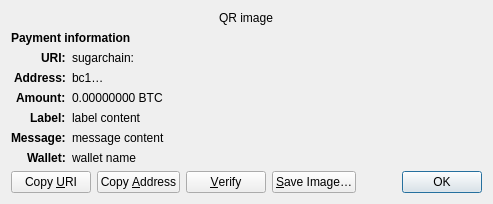
<?xml version="1.0" encoding="UTF-8"?>
<ui version="4.0">
 <class>ReceiveRequestDialog</class>
 <widget class="QDialog" name="ReceiveRequestDialog">
  <property name="geometry">
   <rect>
    <x>0</x>
    <y>0</y>
    <width>413</width>
    <height>229</height>
   </rect>
  </property>
  <property name="windowTitle">
   <string>Request payment to …</string>
  </property>
  <layout class="QGridLayout" name="gridLayout" columnstretch="0,1">
   <property name="sizeConstraint">
    <enum>QLayout::SetFixedSize</enum>
   </property>
   <item row="0" column="0" colspan="2" alignment="Qt::AlignHCenter">
    <widget class="QRImageWidget" name="qr_code">
     <property name="text">
      <string notr="true">QR image</string>
     </property>
     <property name="textInteractionFlags">
      <set>Qt::NoTextInteraction</set>
     </property>
    </widget>
   </item>
   <item row="1" column="0" colspan="2">
    <widget class="QLabel" name="payment_header">
     <property name="font">
      <font>
       <weight>75</weight>
       <bold>true</bold>
      </font>
     </property>
     <property name="text">
      <string>Payment information</string>
     </property>
     <property name="textInteractionFlags">
      <set>Qt::NoTextInteraction</set>
     </property>
    </widget>
   </item>
   <item row="2" column="0" alignment="Qt::AlignRight|Qt::AlignTop">
    <widget class="QLabel" name="uri_tag">
     <property name="font">
      <font>
       <weight>75</weight>
       <bold>true</bold>
      </font>
     </property>
     <property name="text">
      <string notr="true">URI:</string>
     </property>
     <property name="textFormat">
      <enum>Qt::PlainText</enum>
     </property>
     <property name="textInteractionFlags">
      <set>Qt::NoTextInteraction</set>
     </property>
    </widget>
   </item>
   <item row="2" column="1" alignment="Qt::AlignTop">
    <widget class="QLabel" name="uri_content">
     <property name="text">
      <string notr="true">sugarchain:</string>
     </property>
     <property name="textFormat">
      <enum>Qt::RichText</enum>
     </property>
     <property name="wordWrap">
      <bool>true</bool>
     </property>
     <property name="textInteractionFlags">
      <set>Qt::TextSelectableByMouse</set>
     </property>
    </widget>
   </item>
   <item row="3" column="0" alignment="Qt::AlignRight|Qt::AlignTop">
    <widget class="QLabel" name="address_tag">
     <property name="font">
      <font>
       <weight>75</weight>
       <bold>true</bold>
      </font>
     </property>
     <property name="text">
      <string>Address:</string>
     </property>
     <property name="textInteractionFlags">
      <set>Qt::NoTextInteraction</set>
     </property>
    </widget>
   </item>
   <item row="3" column="1" alignment="Qt::AlignTop">
    <widget class="QLabel" name="address_content">
     <property name="text">
      <string notr="true">bc1…</string>
     </property>
     <property name="textFormat">
      <enum>Qt::PlainText</enum>
     </property>
     <property name="textInteractionFlags">
      <set>Qt::TextSelectableByMouse</set>
     </property>
    </widget>
   </item>
   <item row="4" column="0" alignment="Qt::AlignRight|Qt::AlignTop">
    <widget class="QLabel" name="amount_tag">
     <property name="font">
      <font>
       <weight>75</weight>
       <bold>true</bold>
      </font>
     </property>
     <property name="text">
      <string>Amount:</string>
     </property>
     <property name="textInteractionFlags">
      <set>Qt::NoTextInteraction</set>
     </property>
    </widget>
   </item>
   <item row="4" column="1" alignment="Qt::AlignTop">
    <widget class="QLabel" name="amount_content">
     <property name="text">
      <string notr="true">0.00000000 BTC</string>
     </property>
     <property name="textFormat">
      <enum>Qt::PlainText</enum>
     </property>
     <property name="textInteractionFlags">
      <set>Qt::TextSelectableByMouse</set>
     </property>
    </widget>
   </item>
   <item row="5" column="0" alignment="Qt::AlignRight|Qt::AlignTop">
    <widget class="QLabel" name="label_tag">
     <property name="font">
      <font>
       <weight>75</weight>
       <bold>true</bold>
      </font>
     </property>
     <property name="text">
      <string>Label:</string>
     </property>
     <property name="textInteractionFlags">
      <set>Qt::NoTextInteraction</set>
     </property>
    </widget>
   </item>
   <item row="5" column="1" alignment="Qt::AlignTop">
    <widget class="QLabel" name="label_content">
     <property name="text">
      <string notr="true">label content</string>
     </property>
     <property name="textFormat">
      <enum>Qt::PlainText</enum>
     </property>
     <property name="wordWrap">
      <bool>true</bool>
     </property>
     <property name="textInteractionFlags">
      <set>Qt::TextSelectableByMouse</set>
     </property>
    </widget>
   </item>
   <item row="6" column="0" alignment="Qt::AlignRight|Qt::AlignTop">
    <widget class="QLabel" name="message_tag">
     <property name="font">
      <font>
       <weight>75</weight>
       <bold>true</bold>
      </font>
     </property>
     <property name="text">
      <string>Message:</string>
     </property>
     <property name="textInteractionFlags">
      <set>Qt::NoTextInteraction</set>
     </property>
    </widget>
   </item>
   <item row="6" column="1" alignment="Qt::AlignTop">
    <widget class="QLabel" name="message_content">
     <property name="text">
      <string notr="true">message content</string>
     </property>
     <property name="textFormat">
      <enum>Qt::PlainText</enum>
     </property>
     <property name="wordWrap">
      <bool>true</bool>
     </property>
     <property name="textInteractionFlags">
      <set>Qt::TextSelectableByMouse</set>
     </property>
    </widget>
   </item>
   <item row="7" column="0" alignment="Qt::AlignRight|Qt::AlignTop">
    <widget class="QLabel" name="wallet_tag">
     <property name="font">
      <font>
       <weight>75</weight>
       <bold>true</bold>
      </font>
     </property>
     <property name="text">
      <string>Wallet:</string>
     </property>
     <property name="textInteractionFlags">
      <set>Qt::NoTextInteraction</set>
     </property>
    </widget>
   </item>
   <item row="7" column="1" alignment="Qt::AlignTop">
    <widget class="QLabel" name="wallet_content">
     <property name="text">
      <string notr="true">wallet name</string>
     </property>
     <property name="textFormat">
      <enum>Qt::PlainText</enum>
     </property>
     <property name="wordWrap">
      <bool>true</bool>
     </property>
     <property name="textInteractionFlags">
      <set>Qt::TextSelectableByMouse</set>
     </property>
    </widget>
   </item>
   <item row="8" column="0" colspan="2">
    <layout class="QHBoxLayout" name="horizontalLayout">
     <item>
      <widget class="QPushButton" name="btnCopyURI">
       <property name="text">
        <string>Copy &amp;URI</string>
       </property>
       <property name="autoDefault">
        <bool>false</bool>
       </property>
      </widget>
     </item>
     <item>
      <widget class="QPushButton" name="btnCopyAddress">
       <property name="text">
        <string>Copy &amp;Address</string>
       </property>
       <property name="autoDefault">
        <bool>false</bool>
       </property>
      </widget>
     </item>
     <item>
      <widget class="QPushButton" name="btnVerify">
       <property name="text">
        <string>&amp;Verify</string>
       </property>
       <property name="toolTip">
        <string>Verify this address on e.g. a hardware wallet screen</string>
       </property>
       <property name="autoDefault">
        <bool>false</bool>
       </property>
      </widget>
     </item>
     <item>
      <widget class="QPushButton" name="btnSaveAs">
       <property name="text">
        <string>&amp;Save Image…</string>
       </property>
       <property name="autoDefault">
        <bool>false</bool>
       </property>
      </widget>
     </item>
     <item>
      <spacer name="horizontalSpacer_2">
       <property name="orientation">
        <enum>Qt::Horizontal</enum>
       </property>
       <property name="sizeHint" stdset="0">
        <size>
         <width>40</width>
         <height>20</height>
        </size>
       </property>
      </spacer>
     </item>
     <item>
      <widget class="QDialogButtonBox" name="buttonBox">
       <property name="focusPolicy">
        <enum>Qt::StrongFocus</enum>
       </property>
       <property name="standardButtons">
        <set>QDialogButtonBox::Ok</set>
       </property>
      </widget>
     </item>
    </layout>
   </item>
  </layout>
 </widget>
 <customwidgets>
  <customwidget>
   <class>QRImageWidget</class>
   <extends>QLabel</extends>
   <header>qt/qrimagewidget.h</header>
  </customwidget>
 </customwidgets>
 <tabstops>
  <tabstop>buttonBox</tabstop>
  <tabstop>btnCopyURI</tabstop>
  <tabstop>btnCopyAddress</tabstop>
  <tabstop>btnSaveAs</tabstop>
 </tabstops>
 <resources/>
 <connections>
  <connection>
   <sender>buttonBox</sender>
   <signal>accepted()</signal>
   <receiver>ReceiveRequestDialog</receiver>
   <slot>accept()</slot>
   <hints>
    <hint type="sourcelabel">
     <x>135</x>
     <y>230</y>
    </hint>
    <hint type="destinationlabel">
     <x>135</x>
     <y>126</y>
    </hint>
   </hints>
  </connection>
 </connections>
</ui>
